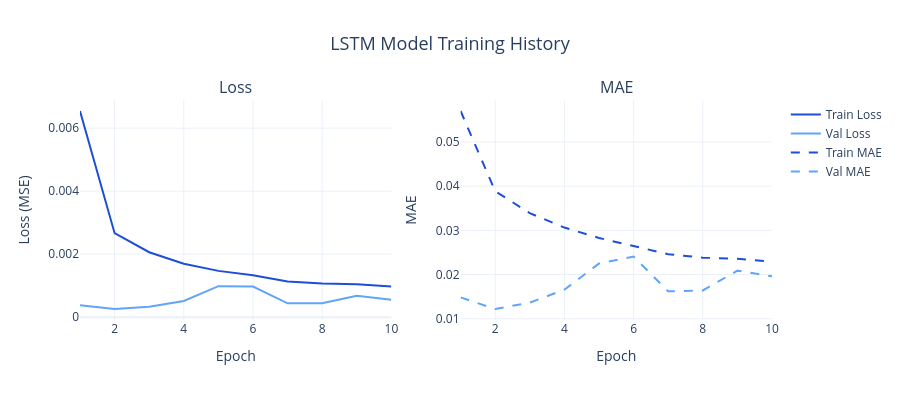
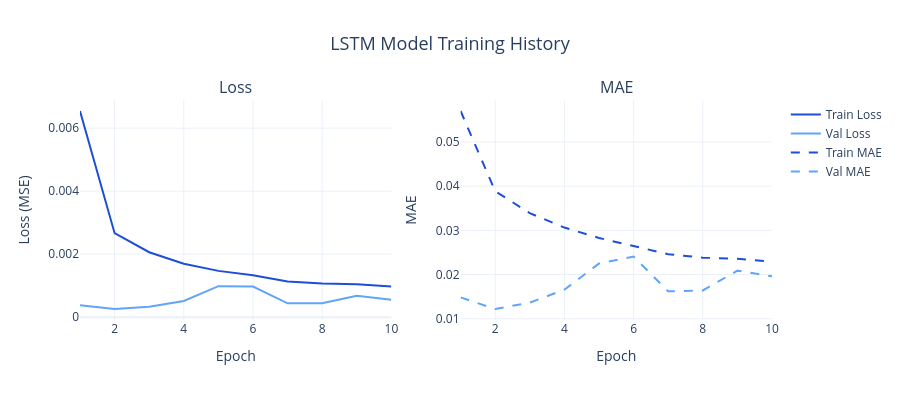

The notebook cell these images were saved under, in order:
### Markdown cell above
Plotting train vs. validation **loss (MSE)** and **MAE** over epochs reveals how well training went. A converging gap between both curves indicates healthy generalization; a widening gap signals overfitting. The epoch at which EarlyStopping fired marks the optimal model checkpoint that was restored.

### Code cell
plots.plot_training_history(history.history, title='LSTM Model Training History')

### Figure 1 — Plotly figure (JSON) as saved in the notebook; plotly's stock layout.template omitted (floating-point values rounded to 4 significant figures)
{"data": [{"line": {"color": "#1D4ED8", "width": 2}, "mode": "lines", "name": "Train Loss", "type": "scatter", "x": [1, 2, 3, 4, 5, 6, 7, 8, 9, 10], "xaxis": "x", "y": [0.006544, 0.002665, 0.002061, 0.001695, 0.001469, 0.001326, 0.001131, 0.001068, 0.00104, 0.0009727], "yaxis": "y"}, {"line": {"color": "#60A5FA", "width": 2}, "mode": "lines", "name": "Val Loss", "type": "scatter", "x": [1, 2, 3, 4, 5, 6, 7, 8, 9, 10], "xaxis": "x", "y": [0.0003804, 0.0002584, 0.0003305, 0.0005139, 0.0009826, 0.0009721, 0.0004391, 0.0004378, 0.000676, 0.0005526], "yaxis": "y"}, {"line": {"color": "#1D4ED8", "dash": "dash", "width": 2}, "mode": "lines", "name": "Train MAE", "type": "scatter", "x": [1, 2, 3, 4, 5, 6, 7, 8, 9, 10], "xaxis": "x2", "y": [0.05699, 0.03885, 0.03389, 0.03064, 0.02828, 0.02653, 0.02462, 0.02383, 0.02359, 0.02289], "yaxis": "y2"}, {"line": {"color": "#60A5FA", "dash": "dash", "width": 2}, "mode": "lines", "name": "Val MAE", "type": "scatter", "x": [1, 2, 3, 4, 5, 6, 7, 8, 9, 10], "xaxis": "x2", "y": [0.01485, 0.01222, 0.01366, 0.01659, 0.02249, 0.02407, 0.01621, 0.01642, 0.02089, 0.0196], "yaxis": "y2"}], "layout": {"annotations": [{"font": {"size": 16}, "showarrow": false, "text": "Loss", "x": 0.225, "xanchor": "center", "xref": "paper", "y": 1, "yanchor": "bottom", "yref": "paper"}, {"font": {"size": 16}, "showarrow": false, "text": "MAE", "x": 0.775, "xanchor": "center", "xref": "paper", "y": 1, "yanchor": "bottom", "yref": "paper"}], "height": 400, "hovermode": "x unified", "title": {"font": {"size": 18}, "text": "LSTM Model Training History", "x": 0.5, "xanchor": "center"}, "xaxis": {"anchor": "y", "domain": [0, 0.45], "title": {"text": "Epoch"}}, "xaxis2": {"anchor": "y2", "domain": [0.55, 1], "title": {"text": "Epoch"}}, "yaxis": {"anchor": "x", "domain": [0, 1], "title": {"text": "Loss (MSE)"}}, "yaxis2": {"anchor": "x2", "domain": [0, 1], "title": {"text": "MAE"}}}}

### Figure 2 — Plotly figure (JSON) as saved in the notebook; plotly's stock layout.template omitted (floating-point values rounded to 4 significant figures)
{"data": [{"line": {"color": "#1D4ED8", "width": 2}, "mode": "lines", "name": "Train Loss", "type": "scatter", "x": [1, 2, 3, 4, 5, 6, 7, 8, 9, 10], "xaxis": "x", "y": [0.006544, 0.002665, 0.002061, 0.001695, 0.001469, 0.001326, 0.001131, 0.001068, 0.00104, 0.0009727], "yaxis": "y"}, {"line": {"color": "#60A5FA", "width": 2}, "mode": "lines", "name": "Val Loss", "type": "scatter", "x": [1, 2, 3, 4, 5, 6, 7, 8, 9, 10], "xaxis": "x", "y": [0.0003804, 0.0002584, 0.0003305, 0.0005139, 0.0009826, 0.0009721, 0.0004391, 0.0004378, 0.000676, 0.0005526], "yaxis": "y"}, {"line": {"color": "#1D4ED8", "dash": "dash", "width": 2}, "mode": "lines", "name": "Train MAE", "type": "scatter", "x": [1, 2, 3, 4, 5, 6, 7, 8, 9, 10], "xaxis": "x2", "y": [0.05699, 0.03885, 0.03389, 0.03064, 0.02828, 0.02653, 0.02462, 0.02383, 0.02359, 0.02289], "yaxis": "y2"}, {"line": {"color": "#60A5FA", "dash": "dash", "width": 2}, "mode": "lines", "name": "Val MAE", "type": "scatter", "x": [1, 2, 3, 4, 5, 6, 7, 8, 9, 10], "xaxis": "x2", "y": [0.01485, 0.01222, 0.01366, 0.01659, 0.02249, 0.02407, 0.01621, 0.01642, 0.02089, 0.0196], "yaxis": "y2"}], "layout": {"annotations": [{"font": {"size": 16}, "showarrow": false, "text": "Loss", "x": 0.225, "xanchor": "center", "xref": "paper", "y": 1, "yanchor": "bottom", "yref": "paper"}, {"font": {"size": 16}, "showarrow": false, "text": "MAE", "x": 0.775, "xanchor": "center", "xref": "paper", "y": 1, "yanchor": "bottom", "yref": "paper"}], "height": 400, "hovermode": "x unified", "title": {"font": {"size": 18}, "text": "LSTM Model Training History", "x": 0.5, "xanchor": "center"}, "xaxis": {"anchor": "y", "domain": [0, 0.45], "title": {"text": "Epoch"}}, "xaxis2": {"anchor": "y2", "domain": [0.55, 1], "title": {"text": "Epoch"}}, "yaxis": {"anchor": "x", "domain": [0, 1], "title": {"text": "Loss (MSE)"}}, "yaxis2": {"anchor": "x2", "domain": [0, 1], "title": {"text": "MAE"}}}}
